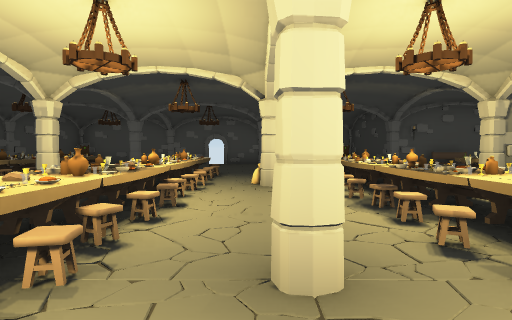
[1] (above)

20 first-person views from a walk through a Unity game level. The camera is 1.3 m above the floor, tilts 2° down and sees 80° across. Doors are open. The floor is counted in squares, 2 m on a side. Each view is taken from the middle of a square. On the plan, view 1 faces up. The plan holds only what a view shows up to about 10 squares ahead; the rest is blank. The player character is not drawn.

[2]
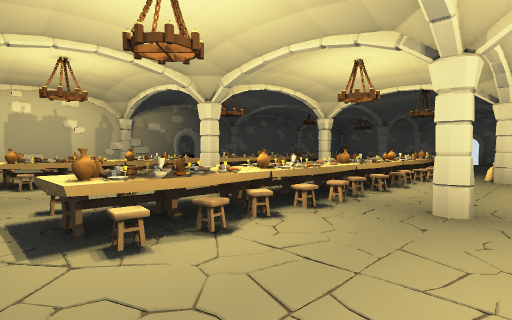

[3]
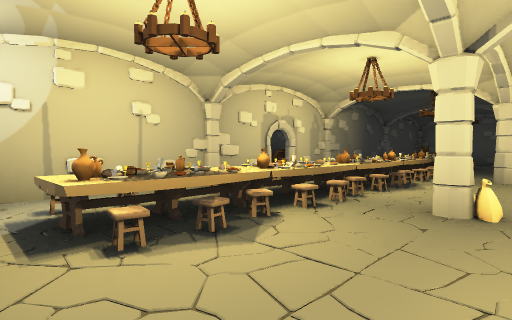

[4]
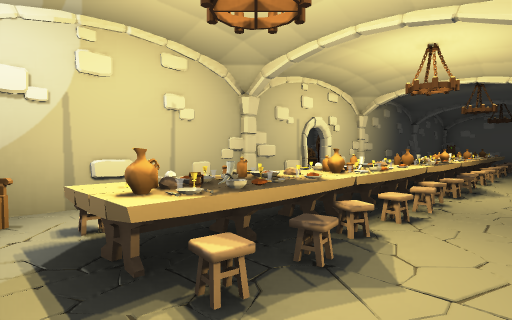

[5]
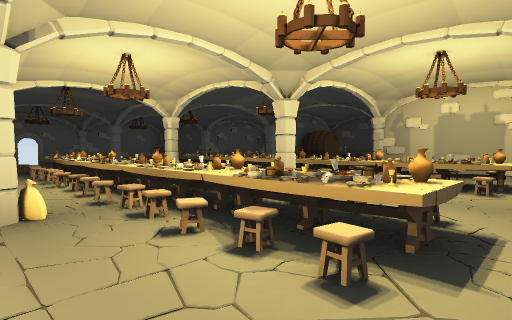

[6]
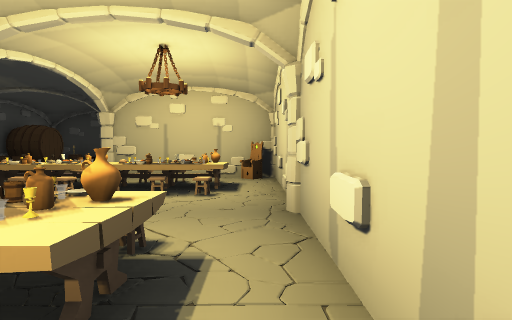

[7]
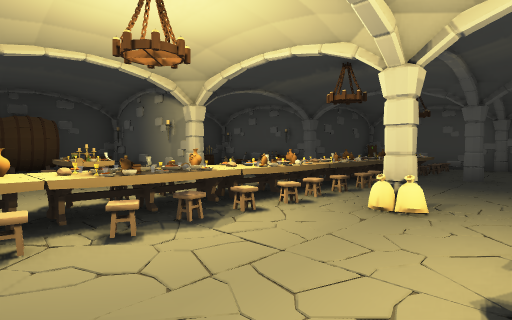

[8]
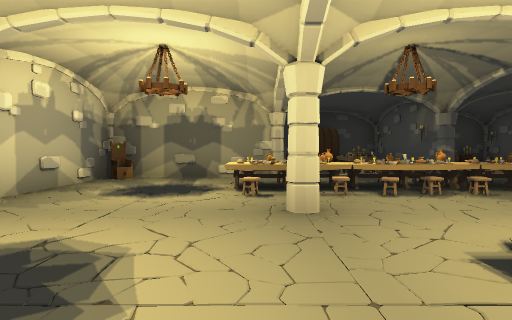

[9]
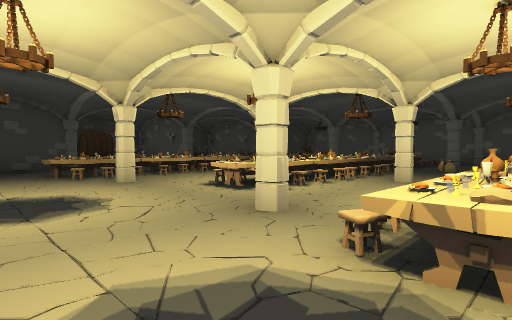

[10]
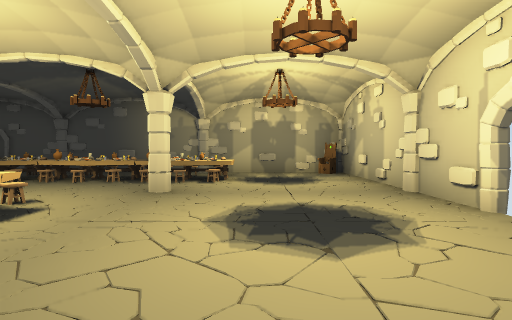

[11]
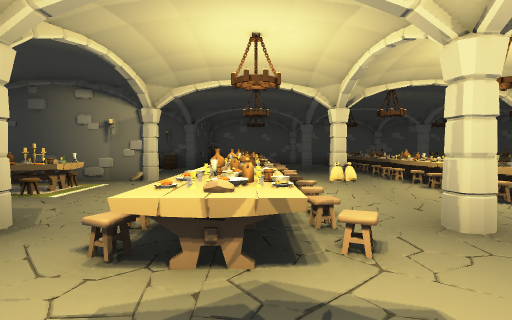

[12]
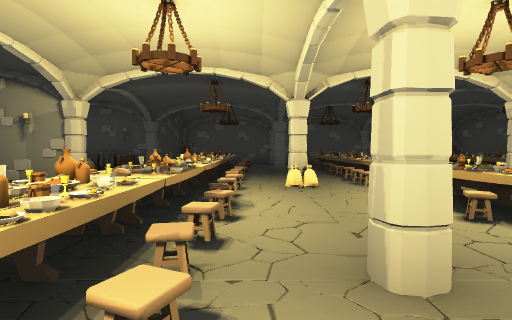

[13]
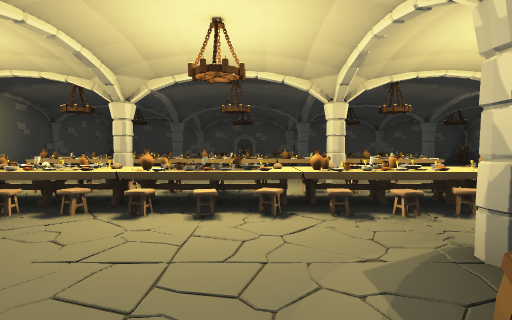

[14]
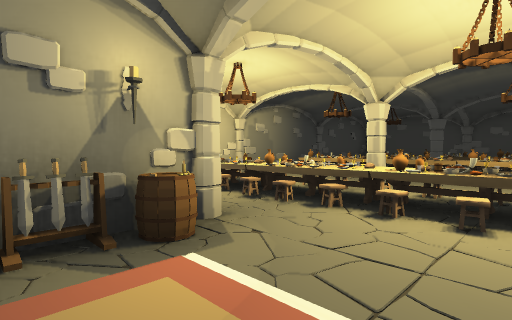

[15]
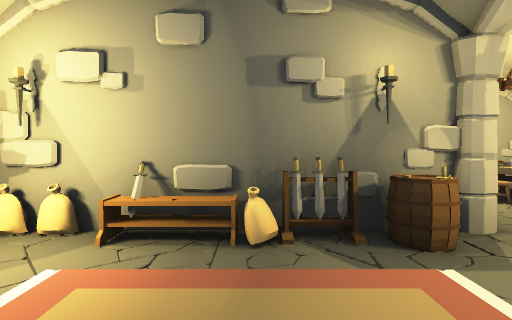

[16]
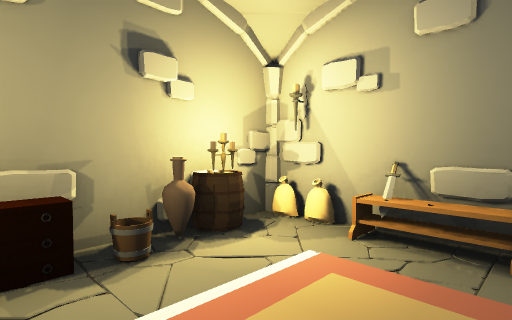

[17]
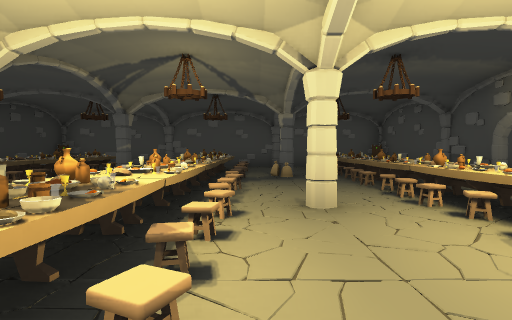

[18]
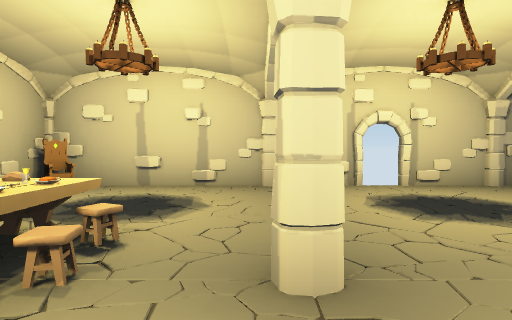

[19]
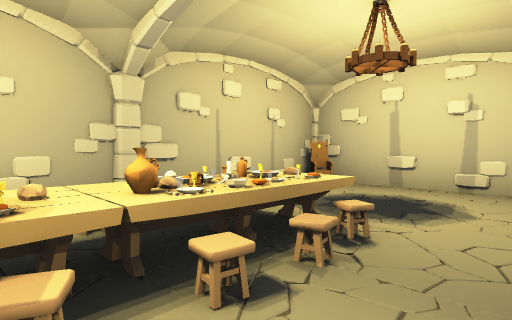

[20]
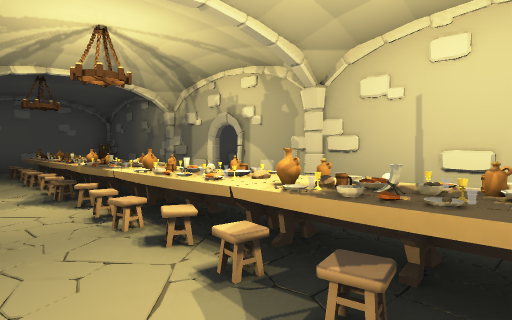

### Floor plan
Points are (right, up) in squares from view 1. A wall is a line through its corners. A room is listed if a view was taken in it or the views show most of it. See-through windows are left out.
Room 1 (views 1, 2, 3, 4, 5, 6, 7, 8, 9, 10, 11, 12, 13, 14, 15, 16, 17, 18, 19, 20)
walls: (4.1, 5.6) (5.5, 5.6); (4.2, 5.7) (4.8, 5.6); (4.1, 1.6) (4.7, 1.8); (4.1, 1.6) (8.1, 1.6); (4.2, 1) (4.1, 1.7) (4.9, 1.6); (4.1, 9.4) (4, 9.9); (4.2, 9.4) (4.2, 12.5); (0.2, -2.3) (0.9, -2.4); (-0.2, -2.4) (0.7, -2.3); (4.2, -1.5) (4.2, 1.7); (-7.7, 3) (-7.7, -2.5) (3, -2.5); (-7.7, 7.6) (-7.7, 5.4); (0.2, 13.2) (-0.2, 13.6); (-7.7, 2) (-7.5, 1); (7, 9.4) (4.1, 9.4) (4.2, 10.1); (0.3, 13.3) (-0.3, 13.4); (-7.6, 1.5) (-7.7, 0.9); (0.5, 13.4) (-0.2, 13.3); (-7.9, 1.9) (-7.5, 1.5) (-7.9, 1.1); (-2.1, 13.5) (-7.6, 13.5) (-7.7, 12.9); (-7.6, 9.9) (-7.6, 9.4); (-3.4, 13.4) (-3.8, 13.3) (-4.8, 13.5); (3.5, 13.4) (-1.3, 13.5); (-7.7, 13.5) (-7.7, 9.4)
low walls: (4.5, 1.5) (5.2, 1.6)
ways out: open door at (-8, 3); gap at (-2, 14)
objects: other object (-8, 4); other object (-7, -2); other object (-7, -1); other object (-7, 0); other object (-7, 1); other object (-7, 2); other object (-7, 3); other object (-7, 6); other object (-7, 7); other object (-7, 8); other object (-7, 9); other object (-7, 10); other object (-7, 13); other object (-6, -2); other object (-6, -1); other object (-6, 0); other object (-6, 1); other object (-6, 3); other object (-6, 4); other object (-6, 5); other object (-6, 6); other object (-6, 7); other object (-6, 8); other object (-6, 9); other object (-6, 10); other object (-5, -1); other object (-5, 0); other object (-5, 1); other object (-5, 4); other object (-5, 5); other object (-5, 6); other object (-5, 7); other object (-5, 8); other object (-5, 10); other object (-5, 11); other object (-4, 2); other object (-4, 3); other object (-4, 9); other object (-3, -1); other object (-3, 0); other object (-3, 1); other object (-3, 2); other object (-3, 3); other object (-3, 4); other object (-3, 5); other object (-3, 6); other object (-3, 7); other object (-3, 8); other object (-2, -2); other object (-2, -1); other object (-2, 0); other object (-2, 1); other object (-2, 2); other object (-2, 3); other object (-2, 4); other object (-2, 5); other object (-2, 6); other object (-2, 7); other object (-2, 8); other object (-2, 9); other object (-1, -1); other object (-1, 1); other object (-1, 3); other object (-1, 5); other object (-1, 7); other object (0, 1); other object (0, 3); other object (0, 6); other object (1, -1); other object (1, 0); other object (1, 1); other object (1, 3); other object (1, 4); other object (1, 5); other object (1, 6); other object (1, 7); other object (1, 8); other object (1, 9); other object (1, 10); other object (2, -2); other object (2, -1); other object (2, 0); other object (2, 1); other object (2, 2); other object (2, 3); other object (2, 4); other object (2, 5); other object (2, 6); other object (2, 7); other object (2, 8); other object (2, 9); other object (2, 10); other object (2, 11); other object (3, 1); other object (3, 4); other object (3, 5); other object (3, 7); other object (3, 10); other object (3, 11); other object (4, -2); other object (4, 2); other object (4, 3); other object (4, 9); other object (4, 13); other object (5, 2); other object (5, 3); other object (5, 7); other object (6, 2); other object (6, 3); other object (6, 5); other object (6, 7); other object (6, 9); other object (7, 2); other object (7, 3); other object (7, 5); other object (7, 6); other object (7, 7) to (8, 8); other object (8, 2); other object (8, 3); other object (8, 6)

Positions as (right, up) in squares from view 1, and headings:
1: (0, 0), facing up
2: (1, -2), facing up-left
3: (-3, -2), facing up-left
4: (-4, -2), facing up-left
5: (-4, -2), facing up-right
6: (-3, -2), facing right
7: (-1, 9), facing down-right
8: (-3, 10), facing right
9: (-6, 12), facing down-right
10: (1, 11), facing left
11: (2, 12), facing down
12: (1, 11), facing down
13: (6, 4), facing left
14: (6, 4), facing down-left
15: (6, 4), facing down
16: (6, 4), facing down-right
17: (-3, 9), facing down
18: (-4, 8), facing up
19: (-4, 8), facing up-left
20: (-4, 8), facing down-left
